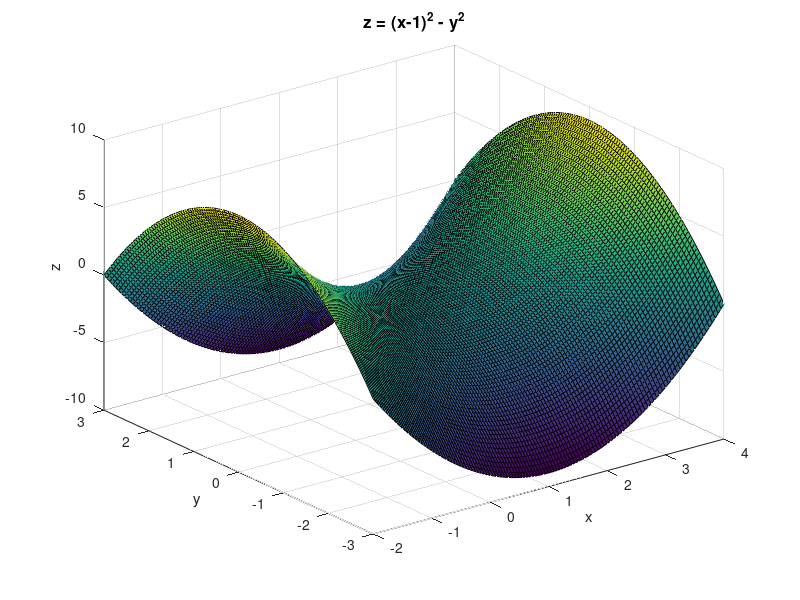

The MATLAB script that drew this image:
clf

% The graph of  z = x y
[x,y] = meshgrid(-2:0.05:4,-3:0.05:3);
z = (x-1).^2 - (y.^2);
surf(x,y,z)

% To use LateX
% set(0,'defaultTextInterpreter','latex');

% The title and the labels
grid on;
xlabel('x')
ylabel('y')
zlabel('z')
title('z = (x-1)^2 - y^2','FontSize',12)
